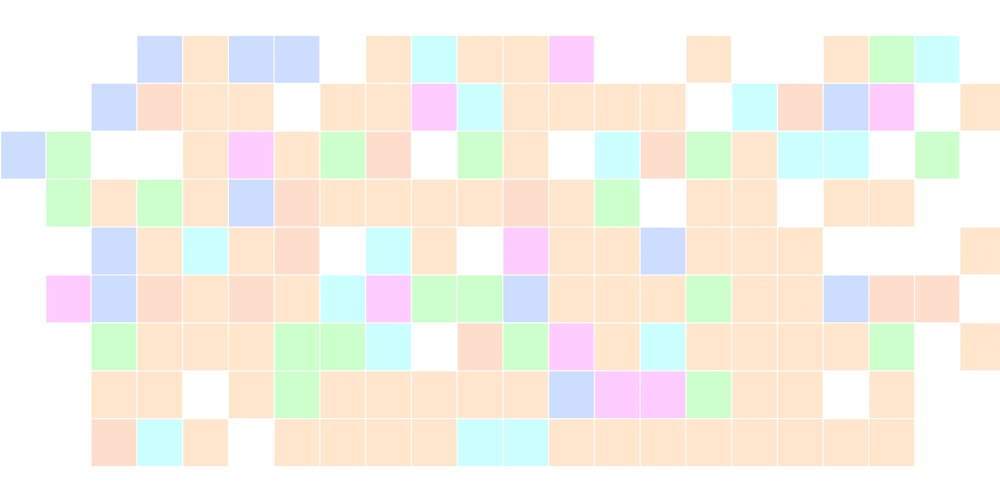
#> input picture sample_image.jpg, 1000 x 502 px, shrunk from 1910 x 959 before the run
$ jupyter execute gradients_and_edge_detection.ipynb   (older library calls are emulated)
#> lines starting #> are read from the running program, lines starting #| are printed output that depends on the picture
# Gradients and Edge Detection

## Gradients of an Image

[cell 1]
import numpy as np
import cv2

[cell 2]
image = cv2.imread('sample_image.jpg')
#> image is the input picture: shape (502, 1000, 3); mean B, G, R 231.6, 240.9, 244.8
cv2.imshow("Original", image)
cv2.waitKey(0)
cv2.destroyAllWindows()

[cell 3]
gray_image = cv2.cvtColor(image, cv2.COLOR_BGR2GRAY)
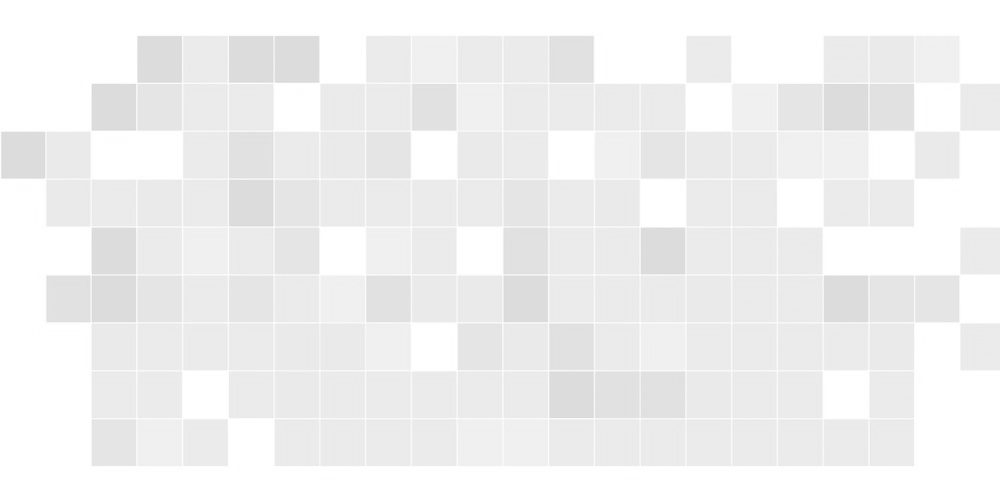
#> gray_image: shape (502, 1000); min 215, max 255, mean 241.1
cv2.imshow("Grayscaled Image", gray_image)
cv2.waitKey(0)
cv2.destroyAllWindows()

### Laplacian Gradient

[cell 4]
lap_gradient = cv2.Laplacian(gray_image, cv2.CV_64F)
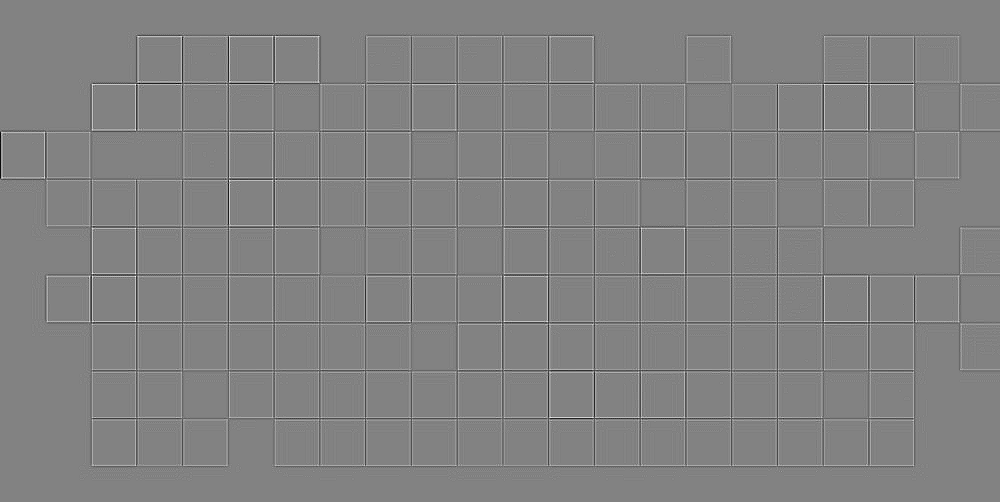
#> lap_gradient: shape (502, 1000) float64; min -52, max 50, mean 0; drawn with min black and max white
lap_gradient = np.uint8(np.absolute(lap_gradient))
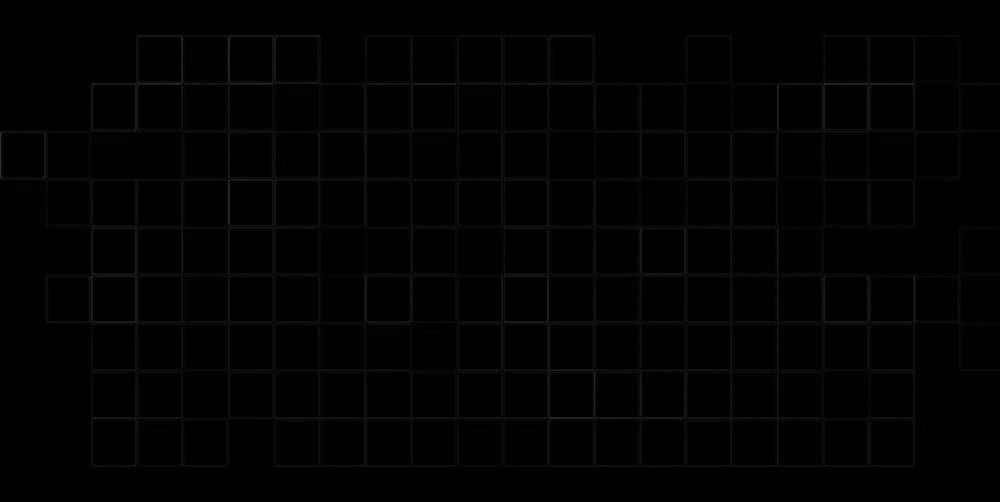
#> lap_gradient: shape (502, 1000); min 0, max 52, mean 1.7
cv2.imshow("Laplacian Gradient", lap_gradient)
cv2.waitKey(0)
cv2.destroyAllWindows()

### Sobel Gradient

[cell 5]
sobelX = cv2.Sobel(gray_image, cv2.CV_64F, 1, 0) # For Vertical Edge Features
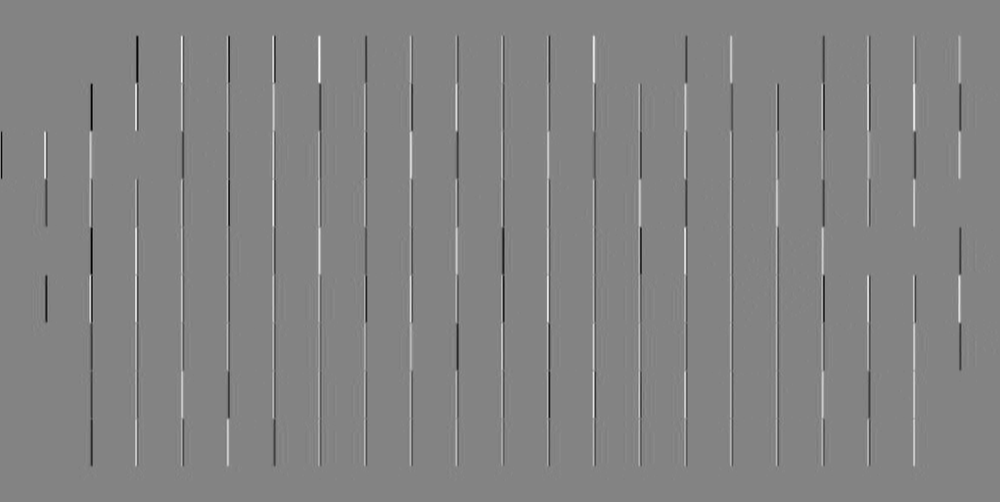
#> sobelX: shape (502, 1000) float64; min -148, max 138, mean 0; drawn with min black and max white
sobelY = cv2.Sobel(gray_image, cv2.CV_64F, 0, 1) # For Horizontal Edge Features
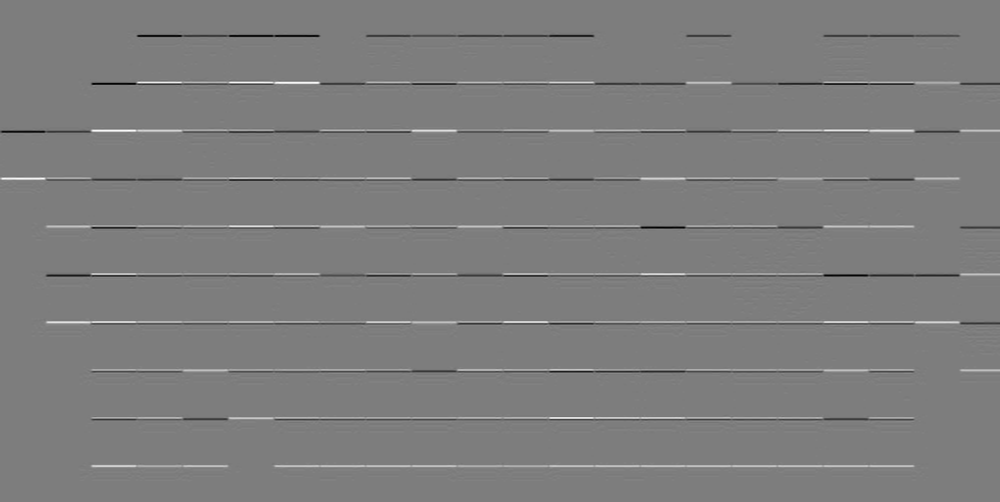
#> sobelY: shape (502, 1000) float64; min -146, max 150, mean 0; drawn with min black and max white
sobelX = np.uint8(np.absolute(sobelX))
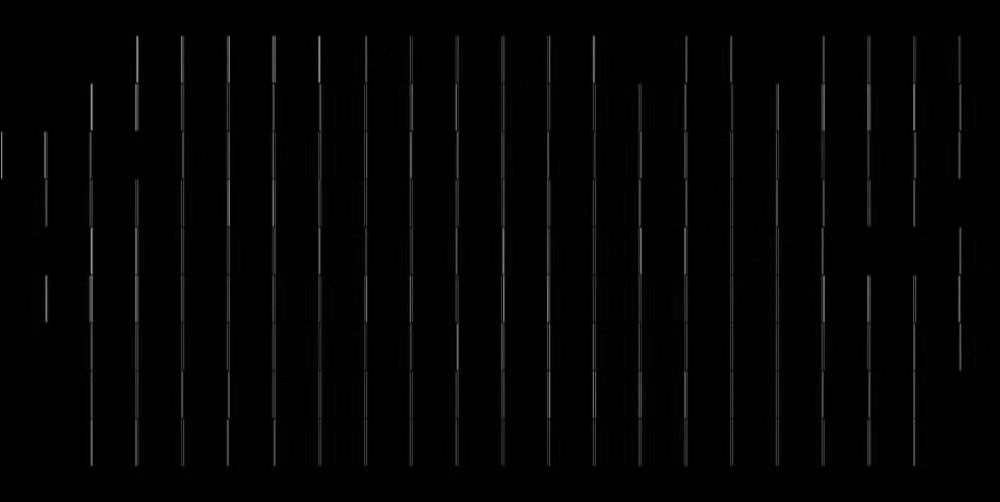
#> sobelX: shape (502, 1000); min 0, max 148, mean 3.4
sobelY = np.uint8(np.absolute(sobelY))
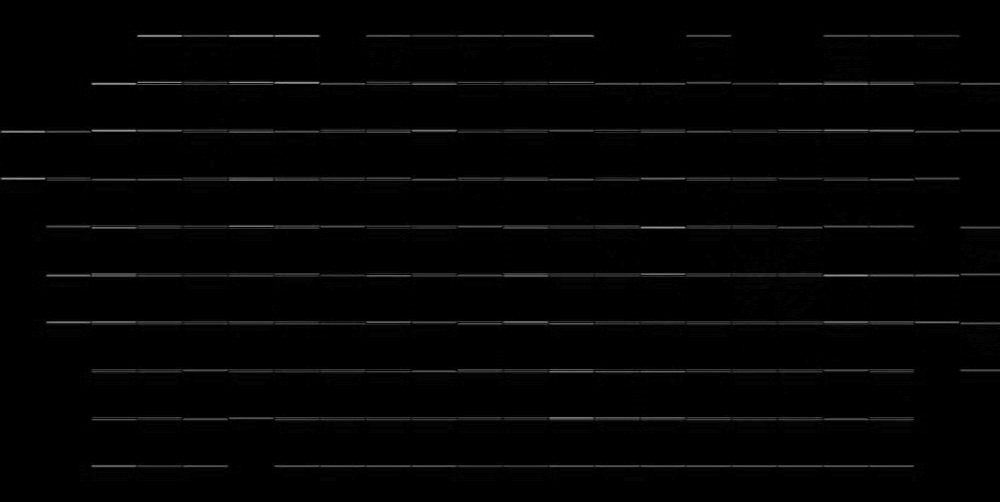
#> sobelY: shape (502, 1000); min 0, max 150, mean 3.6
sobelCombined = cv2.bitwise_or(sobelX, sobelY)
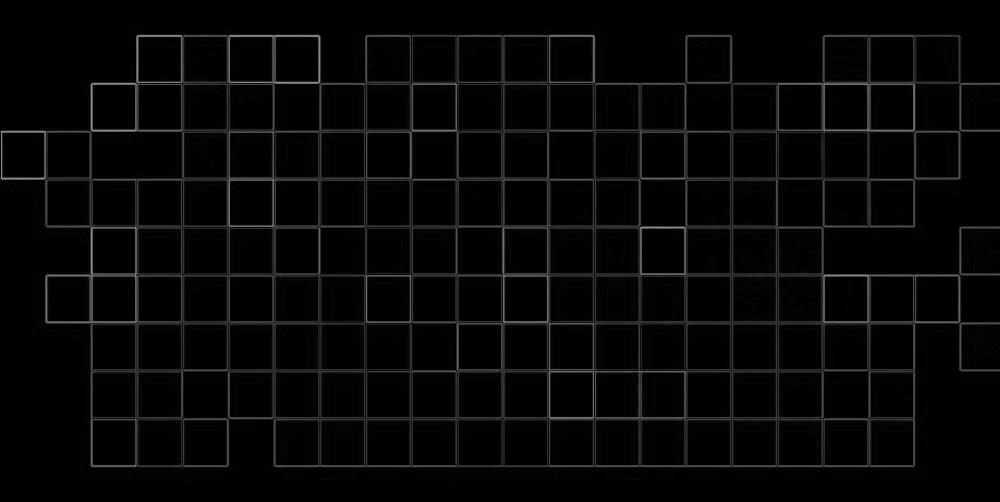
#> sobelCombined: shape (502, 1000); min 0, max 167, mean 6.8
cv2.imshow("SobelX Gradient", sobelX)
cv2.imshow("SobelY Gradient", sobelY)
cv2.imshow("Sobel Combined Gradient", sobelCombined)
cv2.waitKey(0)
cv2.destroyAllWindows()

## Canny Edge Detection

[cell 6]
blurred_image = cv2.GaussianBlur(gray_image, (5, 5), 0)
cv2.imshow("Blurred Image", blurred_image)

canny_edge_image = cv2.Canny(blurred_image, 30, 150)
#> canny_edge_image: shape (502, 1000); every value is 0
cv2.imshow("Canny Edge Detection", canny_edge_image)

cv2.waitKey(0)
cv2.destroyAllWindows()
